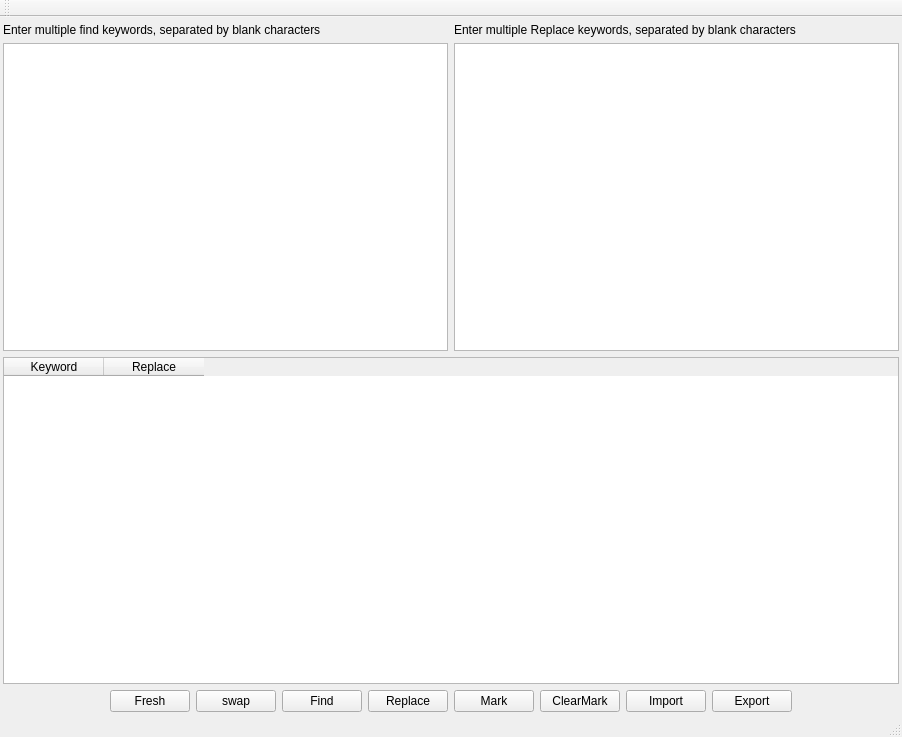
<?xml version="1.0" encoding="UTF-8"?>
<ui version="4.0">
 <class>BatchFindReplaceClass</class>
 <widget class="QMainWindow" name="BatchFindReplaceClass">
  <property name="geometry">
   <rect>
    <x>0</x>
    <y>0</y>
    <width>902</width>
    <height>737</height>
   </rect>
  </property>
  <property name="windowTitle">
   <string>BatchFindReplace</string>
  </property>
  <widget class="QWidget" name="centralWidget">
   <layout class="QVBoxLayout" name="verticalLayout_3">
    <property name="leftMargin">
     <number>3</number>
    </property>
    <property name="topMargin">
     <number>6</number>
    </property>
    <property name="rightMargin">
     <number>3</number>
    </property>
    <property name="bottomMargin">
     <number>3</number>
    </property>
    <item>
     <layout class="QHBoxLayout" name="horizontalLayout_2">
      <item>
       <layout class="QVBoxLayout" name="verticalLayout">
        <item>
         <widget class="QLabel" name="label">
          <property name="text">
           <string>Enter multiple find keywords, separated by blank characters</string>
          </property>
         </widget>
        </item>
        <item>
         <widget class="QPlainTextEdit" name="findKeywordEdit"/>
        </item>
       </layout>
      </item>
      <item>
       <layout class="QVBoxLayout" name="verticalLayout_2">
        <item>
         <widget class="QLabel" name="label_2">
          <property name="text">
           <string>Enter multiple Replace keywords, separated by blank characters</string>
          </property>
         </widget>
        </item>
        <item>
         <widget class="QPlainTextEdit" name="replaceKeywordEdit"/>
        </item>
       </layout>
      </item>
     </layout>
    </item>
    <item>
     <widget class="QTableWidget" name="findReplaceTable">
      <attribute name="horizontalHeaderVisible">
       <bool>true</bool>
      </attribute>
      <column>
       <property name="text">
        <string>Keyword</string>
       </property>
      </column>
      <column>
       <property name="text">
        <string>Replace</string>
       </property>
      </column>
     </widget>
    </item>
    <item>
     <layout class="QHBoxLayout" name="horizontalLayout">
      <item>
       <spacer name="horizontalSpacer">
        <property name="orientation">
         <enum>Qt::Horizontal</enum>
        </property>
        <property name="sizeHint" stdset="0">
         <size>
          <width>40</width>
          <height>20</height>
         </size>
        </property>
       </spacer>
      </item>
      <item>
       <widget class="QPushButton" name="freshBt">
        <property name="text">
         <string>Fresh</string>
        </property>
       </widget>
      </item>
      <item>
       <widget class="QPushButton" name="swapBt">
        <property name="text">
         <string>swap</string>
        </property>
       </widget>
      </item>
      <item>
       <widget class="QPushButton" name="findBt">
        <property name="text">
         <string>Find</string>
        </property>
       </widget>
      </item>
      <item>
       <widget class="QPushButton" name="replaceBt">
        <property name="text">
         <string>Replace</string>
        </property>
       </widget>
      </item>
      <item>
       <widget class="QPushButton" name="markBt">
        <property name="text">
         <string>Mark</string>
        </property>
       </widget>
      </item>
      <item>
       <widget class="QPushButton" name="pushButton">
        <property name="text">
         <string>ClearMark</string>
        </property>
       </widget>
      </item>
      <item>
       <widget class="QPushButton" name="importBt">
        <property name="text">
         <string>Import</string>
        </property>
       </widget>
      </item>
      <item>
       <widget class="QPushButton" name="exportBt">
        <property name="text">
         <string>Export</string>
        </property>
       </widget>
      </item>
      <item>
       <spacer name="horizontalSpacer_2">
        <property name="orientation">
         <enum>Qt::Horizontal</enum>
        </property>
        <property name="sizeHint" stdset="0">
         <size>
          <width>40</width>
          <height>20</height>
         </size>
        </property>
       </spacer>
      </item>
     </layout>
    </item>
   </layout>
  </widget>
  <widget class="QToolBar" name="mainToolBar">
   <attribute name="toolBarArea">
    <enum>TopToolBarArea</enum>
   </attribute>
   <attribute name="toolBarBreak">
    <bool>false</bool>
   </attribute>
  </widget>
  <widget class="QStatusBar" name="statusBar"/>
 </widget>
 <layoutdefault spacing="6" margin="11"/>
 <resources/>
 <connections>
  <connection>
   <sender>freshBt</sender>
   <signal>clicked()</signal>
   <receiver>BatchFindReplaceClass</receiver>
   <slot>on_freshBtClick()</slot>
   <hints>
    <hint type="sourcelabel">
     <x>204</x>
     <y>710</y>
    </hint>
    <hint type="destinationlabel">
     <x>218</x>
     <y>703</y>
    </hint>
   </hints>
  </connection>
  <connection>
   <sender>findBt</sender>
   <signal>clicked()</signal>
   <receiver>BatchFindReplaceClass</receiver>
   <slot>on_findBtClick()</slot>
   <hints>
    <hint type="sourcelabel">
     <x>366</x>
     <y>710</y>
    </hint>
    <hint type="destinationlabel">
     <x>426</x>
     <y>736</y>
    </hint>
   </hints>
  </connection>
  <connection>
   <sender>replaceBt</sender>
   <signal>clicked()</signal>
   <receiver>BatchFindReplaceClass</receiver>
   <slot>on_replaceBtClick()</slot>
   <hints>
    <hint type="sourcelabel">
     <x>447</x>
     <y>710</y>
    </hint>
    <hint type="destinationlabel">
     <x>530</x>
     <y>709</y>
    </hint>
   </hints>
  </connection>
  <connection>
   <sender>swapBt</sender>
   <signal>clicked()</signal>
   <receiver>BatchFindReplaceClass</receiver>
   <slot>on_swapFindReplace()</slot>
   <hints>
    <hint type="sourcelabel">
     <x>285</x>
     <y>710</y>
    </hint>
    <hint type="destinationlabel">
     <x>378</x>
     <y>736</y>
    </hint>
   </hints>
  </connection>
  <connection>
   <sender>importBt</sender>
   <signal>clicked()</signal>
   <receiver>BatchFindReplaceClass</receiver>
   <slot>on_import()</slot>
   <hints>
    <hint type="sourcelabel">
     <x>690</x>
     <y>710</y>
    </hint>
    <hint type="destinationlabel">
     <x>687</x>
     <y>736</y>
    </hint>
   </hints>
  </connection>
  <connection>
   <sender>exportBt</sender>
   <signal>clicked()</signal>
   <receiver>BatchFindReplaceClass</receiver>
   <slot>on_export()</slot>
   <hints>
    <hint type="sourcelabel">
     <x>771</x>
     <y>710</y>
    </hint>
    <hint type="destinationlabel">
     <x>799</x>
     <y>698</y>
    </hint>
   </hints>
  </connection>
  <connection>
   <sender>markBt</sender>
   <signal>clicked()</signal>
   <receiver>BatchFindReplaceClass</receiver>
   <slot>on_mark()</slot>
   <hints>
    <hint type="sourcelabel">
     <x>528</x>
     <y>710</y>
    </hint>
    <hint type="destinationlabel">
     <x>584</x>
     <y>742</y>
    </hint>
   </hints>
  </connection>
  <connection>
   <sender>pushButton</sender>
   <signal>clicked()</signal>
   <receiver>BatchFindReplaceClass</receiver>
   <slot>on_clearMark()</slot>
   <hints>
    <hint type="sourcelabel">
     <x>577</x>
     <y>693</y>
    </hint>
    <hint type="destinationlabel">
     <x>570</x>
     <y>746</y>
    </hint>
   </hints>
  </connection>
 </connections>
 <slots>
  <slot>on_freshBtClick()</slot>
  <slot>on_findBtClick()</slot>
  <slot>on_replaceBtClick()</slot>
  <slot>on_swapFindReplace()</slot>
  <slot>on_import()</slot>
  <slot>on_export()</slot>
  <slot>on_mark()</slot>
  <slot>on_clearMark()</slot>
 </slots>
</ui>
